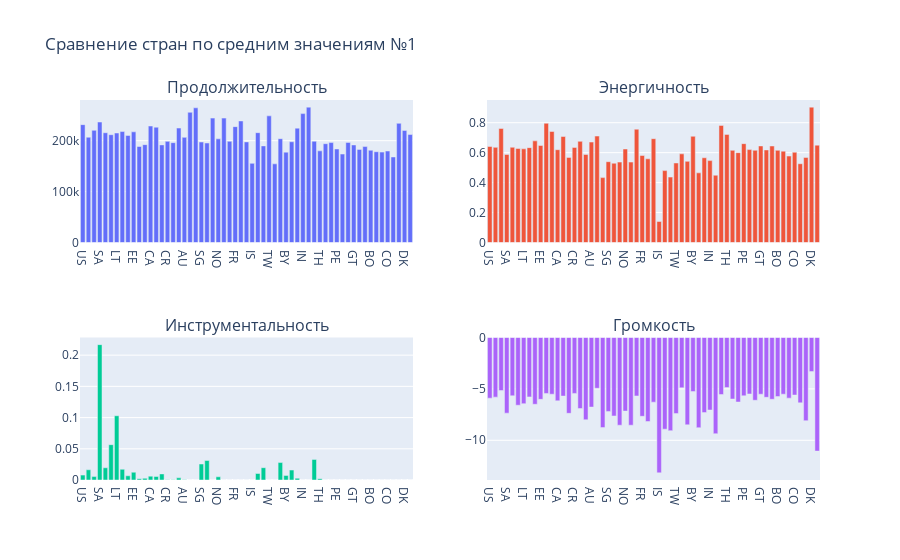

The notebook cell saved with this chart:
### Markdown cell above
Получаем красивую табличку, по которой теперь можно визуализировать данные. 
Мы посчитали уместным построить несколько barchart диаграмм и поставить их рядом, 
т.к. range значений у каждого параметра разный.

Для построения диаграмм используем plotly subplots и plotly graph objects. Указываем название для каждой диаграмки. 
Подписывать оси и указывать легенду здесь не уместно, т.к. нас интересуют не пиковые значения, а страны с пиковыми значениями

### Code cell
fig = sp.make_subplots(rows=2, cols=2, subplot_titles = ['Продолжительность', 'Энергичность', 'Инструментальность', 'Громкость'])

fig.add_trace(go.Bar(x=dfAvg['country'], y=dfAvg['avg_duration'], name='Продолжительность'), row=1, col=1)
fig.add_trace(go.Bar(x=dfAvg['country'], y=dfAvg['avg_energy'], name='Энергичность'), row=1, col=2)
fig.add_trace(go.Bar(x=dfAvg['country'], y=dfAvg['avg_instrumentalness'], name='Инструментальность'), row=2, col=1)
fig.add_trace(go.Bar(x=dfAvg['country'], y=dfAvg['avg_loudness'], name='Громкость'), row=2, col=2)

fig.update_layout(title_text='Сравнение стран по средним значениям №1', showlegend=False)

fig.show()

### Figure 1 — Plotly figure (JSON) as saved in the notebook; plotly's stock layout.template omitted (floating-point values rounded to 4 significant figures)
{"data": [{"name": "Продолжительность", "type": "bar", "x": ["US", "UA", "SK", "SA", "PL", "LV", "LT", "KZ", "GB", "EE", "CZ", "CH", null, "CA", "AT", "AE", "CR", "NZ", "IE", "AU", "JP", "HK", "SG", "MY", "SE", "NO", "NL", "LU", "FR", "DE", "BE", "IS", "PT", "IL", "TW", "KR", "PK", "BY", "ID", "BG", "IN", "ZA", "IT", "TH", "HN", "SV", "PE", "PA", "NI", "GT", "EC", "DO", "BO", "VE", "PY", "CO", "ES", "PH", "DK", "TR"], "xaxis": "x", "y": [231500.0, 206800.0, 220400.0, 236600.0, 215600.0, 211700.0, 215100.0, 217900.0, 210300.0, 217400.0, 188600.0, 192200.0, null, 228800.0, 226500.0, 191700.0, 198700.0, 196100.0, 224800.0, 206500.0, 255700.0, 264600.0, 197400.0, 195500.0, 244360, 203600.0, 244360, 198800.0, 227600.0, 238800.0, 197600.0, 155500.0, 215700.0, 189800.0, 248800.0, 154486, 203900.0, 177500.0, 197900.0, 224600.0, 253200.0, 265900.0, 198937, 180022, 194100.0, 196300.0, 183700.0, 173700.0, 196500.0, 191600.0, 182900.0, 188500.0, 181200.0, 178300.0, 177560, 179700.0, 168000, 234100.0, 220160, 212062], "yaxis": "y"}, {"name": "Энергичность", "type": "bar", "x": ["US", "UA", "SK", "SA", "PL", "LV", "LT", "KZ", "GB", "EE", "CZ", "CH", null, "CA", "AT", "AE", "CR", "NZ", "IE", "AU", "JP", "HK", "SG", "MY", "SE", "NO", "NL", "LU", "FR", "DE", "BE", "IS", "PT", "IL", "TW", "KR", "PK", "BY", "ID", "BG", "IN", "ZA", "IT", "TH", "HN", "SV", "PE", "PA", "NI", "GT", "EC", "DO", "BO", "VE", "PY", "CO", "ES", "PH", "DK", "TR"], "xaxis": "x2", "y": [0.6413, 0.6354, 0.7614, 0.5879, 0.6359, 0.6279, 0.6254, 0.6335, 0.6787, 0.6478, 0.7962, 0.7413, null, 0.6196, 0.7077, 0.5684, 0.6351, 0.6755, 0.588, 0.6707, 0.7109, 0.4333, 0.5396, 0.5293, 0.537, 0.6242, 0.537, 0.7567, 0.5809, 0.5588, 0.6931, 0.1403, 0.4802, 0.4367, 0.531, 0.592, 0.5418, 0.7094, 0.4651, 0.5657, 0.5468, 0.4492, 0.782, 0.722, 0.6154, 0.6, 0.66, 0.6205, 0.6157, 0.6448, 0.6182, 0.6444, 0.6155, 0.6099, 0.5772, 0.6027, 0.526, 0.5681, 0.904, 0.65], "yaxis": "y2"}, {"name": "Инструментальность", "type": "bar", "x": ["US", "UA", "SK", "SA", "PL", "LV", "LT", "KZ", "GB", "EE", "CZ", "CH", null, "CA", "AT", "AE", "CR", "NZ", "IE", "AU", "JP", "HK", "SG", "MY", "SE", "NO", "NL", "LU", "FR", "DE", "BE", "IS", "PT", "IL", "TW", "KR", "PK", "BY", "ID", "BG", "IN", "ZA", "IT", "TH", "HN", "SV", "PE", "PA", "NI", "GT", "EC", "DO", "BO", "VE", "PY", "CO", "ES", "PH", "DK", "TR"], "xaxis": "x3", "y": [0.007848, 0.01639, 0.00549, 0.2169, 0.01959, 0.05662, 0.103, 0.01718, 0.006717, 0.01248, 0.001986, 0.002736, null, 0.006168, 0.005578, 0.00974, 0.0002752, 0.0002949, 0.003432, 0.0002449, 1.528e-06, 1.969e-06, 0.02562, 0.03121, 1.65e-05, 0.005121, 1.65e-05, 0.0001476, 1.227e-05, 2.825e-05, 0.0001708, 5.79e-06, 0.01043, 0.0197, 0.0001098, 1.32e-05, 0.02795, 0.007356, 0.01594, 0.002756, 5.655e-05, 3.337e-06, 0.033, 0.00209, 3.06e-05, 5.492e-05, 7.206e-05, 5.484e-05, 6.553e-05, 3.348e-05, 6.477e-05, 0.0001279, 0.0001036, 7.645e-05, 0.0001053, 9.281e-05, 0.000106, 3.371e-05, 0, 0], "yaxis": "y3"}, {"name": "Громкость", "type": "bar", "x": ["US", "UA", "SK", "SA", "PL", "LV", "LT", "KZ", "GB", "EE", "CZ", "CH", null, "CA", "AT", "AE", "CR", "NZ", "IE", "AU", "JP", "HK", "SG", "MY", "SE", "NO", "NL", "LU", "FR", "DE", "BE", "IS", "PT", "IL", "TW", "KR", "PK", "BY", "ID", "BG", "IN", "ZA", "IT", "TH", "HN", "SV", "PE", "PA", "NI", "GT", "EC", "DO", "BO", "VE", "PY", "CO", "ES", "PH", "DK", "TR"], "xaxis": "x4", "y": [-5.901, -5.803, -5.161, -7.36, -5.676, -6.59, -6.435, -5.781, -6.497, -6.015, -5.444, -5.517, null, -6.164, -5.699, -7.374, -5.441, -6.906, -8.002, -6.768, -4.94, -8.767, -7.192, -7.635, -8.532, -7.162, -8.532, -5.688, -7.665, -8.172, -6.29, -13.17, -8.917, -9.065, -7.401, -4.898, -8.495, -5.258, -8.778, -7.306, -7.057, -9.362, -5.548, -4.864, -5.985, -6.277, -5.676, -5.495, -6.105, -5.515, -5.82, -6.009, -5.745, -5.515, -5.899, -5.598, -6.359, -8.093, -3.315, -11.05], "yaxis": "y4"}], "layout": {"annotations": [{"font": {"size": 16}, "showarrow": false, "text": "Продолжительность", "x": 0.225, "xanchor": "center", "xref": "paper", "y": 1, "yanchor": "bottom", "yref": "paper"}, {"font": {"size": 16}, "showarrow": false, "text": "Энергичность", "x": 0.775, "xanchor": "center", "xref": "paper", "y": 1, "yanchor": "bottom", "yref": "paper"}, {"font": {"size": 16}, "showarrow": false, "text": "Инструментальность", "x": 0.225, "xanchor": "center", "xref": "paper", "y": 0.375, "yanchor": "bottom", "yref": "paper"}, {"font": {"size": 16}, "showarrow": false, "text": "Громкость", "x": 0.775, "xanchor": "center", "xref": "paper", "y": 0.375, "yanchor": "bottom", "yref": "paper"}], "showlegend": false, "title": {"text": "Сравнение стран по средним значениям №1"}, "xaxis": {"anchor": "y", "domain": [0, 0.45]}, "xaxis2": {"anchor": "y2", "domain": [0.55, 1]}, "xaxis3": {"anchor": "y3", "domain": [0, 0.45]}, "xaxis4": {"anchor": "y4", "domain": [0.55, 1]}, "yaxis": {"anchor": "x", "domain": [0.625, 1]}, "yaxis2": {"anchor": "x2", "domain": [0.625, 1]}, "yaxis3": {"anchor": "x3", "domain": [0, 0.375]}, "yaxis4": {"anchor": "x4", "domain": [0, 0.375]}}}
